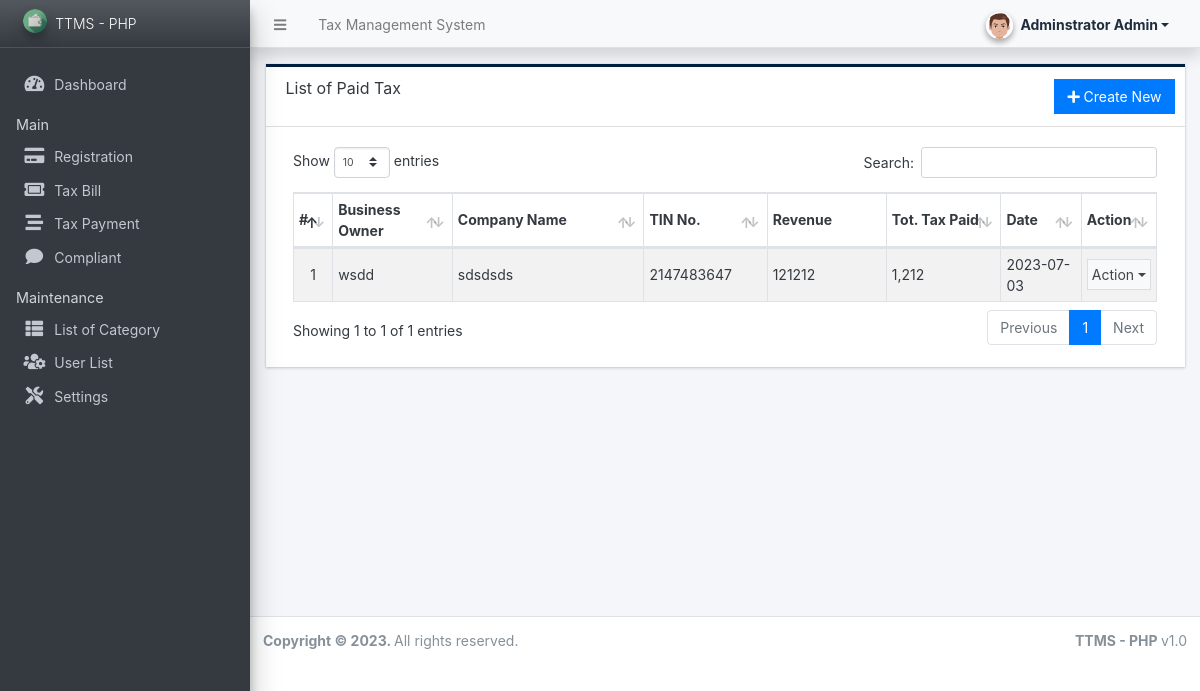
Screenshot of /admin/?page=tax_payment (signed in) with the database file from the repository.
### tables this page shows
CREATE TABLE `tax_payment_history` (
  `id` int(30) NOT NULL,
  `pass_id` int(30) NOT NULL,
  `toll_id` int(30) NOT NULL,
  `cost` float(12,2) NOT NULL DEFAULT 0.00,
  `user_id` int(30) NOT NULL,
  `date_created` datetime NOT NULL DEFAULT current_timestamp(),
  `date_updated` datetime NOT NULL DEFAULT current_timestamp() ON UPDATE current_timestamp(),
  `owner` varchar(255) NOT NULL,
  `company_registration` int(11) NOT NULL,
  `total_tax_amount` double NOT NULL,
  `company_name` varchar(255) NOT NULL,
  `tax_category` int(11) NOT NULL,
  `payment_status` int(11) NOT NULL,
  `revenue` double NOT NULL,
  `income_tax` double NOT NULL,
  `extra_payment` double NOT NULL,
  `tax_penalty` double NOT NULL
);

### admin/tax_payment/index.php (the view, shortened to what this page needs)
<div class="card card-outline rounded-0 card-navy">
	<div class="card-header">
		<h3 class="card-title">List of Paid Tax</h3>
		<div class="card-tools">
			<a href="./?page=tax_payment/manage_payment" id="create_new" class="btn btn-flat btn-primary"><span class="fas fa-plus"></span> Create New</a>
		</div>
	</div>
	<div class="card-body">
        <div class="container-fluid">
			<table class="table table-hover table-striped table-bordered" id="list">
				<colgroup>
					<col width="5%">
					<col width="15%">
					<col width="25%">
					<col width="15%">
					<col width="15%">
					<col width="15%">
					<col width="10%">
				</colgroup>
				<thead>
					<tr>
					<th>#</th>
						<th>Business Owner</th>
						<th>Company Name</th>
						<th>TIN No.</th>
						<th>Revenue</th>
						<th>Tot. Tax Paid</th>
						<th>Date</th>
						<th>Action</th>
					</tr>
				</thead>
				<tbody>
					<?php
					$i = 1;
					$qry = $conn->query("SELECT p.*, p.company_registration, p.company_name, p.owner as `owner` from `tax_payment_history` p ");
					while($row = $qry->fetch_assoc()):
					?>
						<tr>
							<td class="text-center"><?php echo $i++; ?></td>
							<td><?php echo $row['owner']?></td>
							<td><?php echo $row['company_name'] ?></td>
							<td><?php echo $row['company_registration'] ?></td>
							<td><?php echo $row['revenue'] ?></td>
							<td><?php echo number_format($row['total_tax_amount']) ?></td>
							<td><?php echo date("Y-m-d",strtotime($row['date_created'])) ?></td>
							<td align="center">
								 <button type="button" class="btn btn-flat p-1 btn-default btn-sm dropdown-toggle dropdown-icon" data-toggle="dropdown">
				                  		Action
				                  </button>
							</td>
						</tr>
					<?php endwhile; ?>
				</tbody>
			</table>
		</div>
	</div>
</div>

### rows the page displays
tax_payment_history: owner "wsdd", company_name "sdsdsds", company_registration "2147483647", revenue "121212", total_tax_amount "1,212", date_created "2023-07-03"

### other values shown
$_settings->info('name') "Tax Management System"
$_settings->userdata('firstname').' '.$_settings->userdata('lastname') "Adminstrator Admin"
$_settings->info('short_name') "TTMS - PHP"
